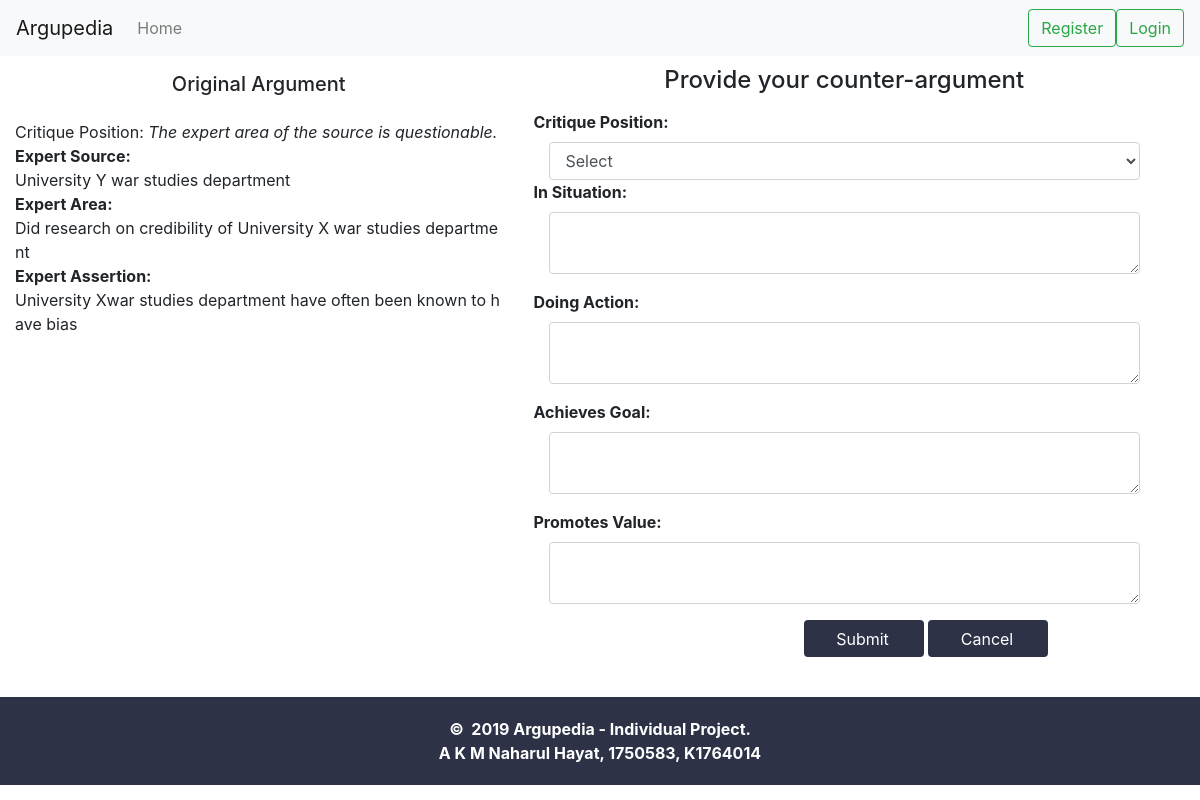
The page /posts/counter/1/8/ on the database its author committed.
### argupedia/models.py (models this page shows, shortened)
class Entry(MPTTModel):
    user = models.ForeignKey(User, on_delete=models.CASCADE, related_name="author")
    parent = TreeForeignKey("self", null=True, blank=True, on_delete=models.CASCADE, related_name="children")
    content = models.TextField(max_length=4000, default="", help_text="")
    content_formatted = models.TextField(default="")
    title = models.TextField(max_length=100, default="", help_text="", blank=True)
    upvotes = models.ManyToManyField(User, blank=True, related_name="upvotes")
    downvotes = models.ManyToManyField(User, blank=True, related_name="downvotes")
    created_date = models.DateTimeField(default=timezone.now)
    modified_date = models.DateTimeField(blank=True, null=True)
    scheme_used = models.ForeignKey(Scheme, on_delete=models.CASCADE, related_name="scheme_used")
    critical_question = models.ForeignKey(CriticalQuestion, null=True, blank=True, on_delete=models.CASCADE, related_name="critical_question")
    class MPTTMeta:
        order_insertion_by = ["-created_date"]
    class Meta:
        verbose_name_plural = "Entries"
    def parent_formatted(self):
        """
        Formats parent node into a hyperlink
        """
        if not self.parent:
            return "-"
        url = reverse("admin:app_entry_change", args=(self.parent.pk,))
        return format_html('<a href="{}">#{}</a>', url, self.parent.pk)
    def user_formatted(self):
        """
        Formats author into a hyperlink
        """
        url = reverse("admin:app_user_change", args=(self.user.pk,))
        return format_html('<a href="{}">{}</a>', url, self.user.username)
    parent_formatted.short_description = "Parent entry"
    user_formatted.short_description = "User"

class SchemeStructure(models.Model):
    ORDERING = [('1', '1'),('2', '2'),('3', '3'),('4', '4'),('5', '5'),('6', '6'),('7', '7'),('8', '8'),]
    scheme = models.ForeignKey(Scheme, on_delete=models.CASCADE, related_name="scheme")
    section_title = models.CharField(max_length=100)
    ordering = models.CharField(max_length=50,choices=ORDERING)
    section_description = models.CharField(max_length=100, blank=True)

### argupedia/views.py (the view, shortened to what this page needs)
# urls.py: path("posts/counter/<str:pk_scheme>/<int:pk_post>/", CounterPost.as_view(), name="counter-post-view"),
class CounterPost(View):
    def get(self, request, pk_scheme, pk_post):
        argumentation_scheme = SchemeStructure.objects.filter(scheme=pk_scheme).order_by('ordering')
        attacking = Entry.objects.get(pk=pk_post)
        criticalQuestions = CriticalQuestion.objects.filter(related_scheme=attacking.scheme_used.id)
        return render(request, "counter_post.html", {"scheme_structure": argumentation_scheme, "scheme_id": pk_scheme, "entry": Entry.objects.get(pk=pk_post), "critiques": criticalQuestions})

### argupedia/templates/counter_post.html (shortened to what this page needs)
{% extends 'base.html' %}
{% block content %}
    <div class="container-fluid">
        <div class="row">
            <div class="col-md-5 centered" style=" padding-bottom : 40px">
                <div class="row justify-content-center my-3">
                    <h5>Original Argument</h5>
                </div>
                <div class="row justify-content-center my-3">
                    {{ entry.content_formatted|safe }}
                </div>
            </div>
            <div class="col-md-7 centered" style="padding-bottom : 40px">
                <div class="form-area">
                    <form action="{% url 'counter-post-view' pk_scheme=scheme_id pk_post=entry.id %}" method="post">
                        <div class="container center_div pl-3">
                            <h4 style="margin-bottom: 15px; margin-top: 10px;text-align: center;">Provide your counter-argument</h4>
                            <label for="text"><strong>Critique Position:</strong></label>
                            <div class="col-md-12">
                                <select class="form-control" id="critique" name="critique" required>
                                    <option value="">Select</option>
                                </select>
                            </div>
                            {% for structure in scheme_structure %}
                                <div class="form-group">
                                    <label for="text"><strong>{{ structure.section_title }}:</strong></label>
                                    <div class="col-md-12">
                                        <textarea class="form-control" name="{{ structure.section_title }}" id="{{ structure.section_title }}" rows="2" placeholder="{{ structure.section_description }}" required></textarea>
                                    </div>
                                </div>
                            {% endfor %}
                            <input type="submit" name="submit" class="btn btn-md active" style="background-color:#2d3246; color :white; width:120px; padding-left:10px;padding-bottom:5px;margin-left:270px;" role="button" aria-pressed="true" value="Submit"/>
                            <a href="{% url 'home' %}" class="btn btn-md active" style="background-color:#2d3246; color :white; width:120px; padding-left:10px;padding-bottom:5px;">Cancel</a>
                        </div>
                    </form>
                </div>
            </div>
        </div>
    </div>
{% endblock %}

### templates/base.html (shortened to what this page needs)
{% load humanize %}
{% load static %}
<!doctype html>
<html lang="en">
<head>
    <link rel="stylesheet" href="https://stackpath.bootstrapcdn.com/bootstrap/4.3.1/css/bootstrap.min.css">
    <link rel="stylesheet" href="{% static "/argupedia/styles.css" %}" />
</head>
<body>
<div id="app">
    {% include 'components/navbar.html' %}
    <div class="container-fluid">
        {% block content %}
        {% endblock %}
    </div>
</div>
</body>
{% include 'components/footer.html' %}
</html>

### templates/components/navbar.html (shortened to what this page needs)
<nav class="navbar navbar-expand-lg navbar-light bg-light">
    <a class="navbar-brand" href="{% url 'home' %}">Argupedia</a>
    <div class="collapse navbar-collapse" id="navbarTogglerDemo03">
        <ul class="navbar-nav mr-auto mt-2 mt-lg-0">
            <li class="nav-item">
                <a class="nav-link" href="{% url 'home' %}">Home <span class="sr-only">(current)</span></a>
            </li>
        </ul>
        {% if user.is_authenticated %}
            <ul class="inline my-2 my-lg-0" style="list-style-type: none;">
            <li class="nav-item dropdown ml-auto">
                <a class="nav-link dropdown-toggle" href="#" id="navbarDropdownMenuLink" data-toggle="dropdown" aria-haspopup="true" aria-expanded="false">{{ user.username }}</a>
                <div class="dropdown-menu dropdown-menu-right" aria-labelledby="navbarDropdownMenuLink">
                    <a class="dropdown-item" href="{% url 'logout' %}">Log out</a>
                </div>
            </li>
            </ul>
        {% else %}
            <form class="form-inline my-2 my-lg-0">
                <a href="{% url 'signup' %}" class="btn btn-outline-success my-2 my-sm-0">Register</a>
                <a href="{% url 'login' %}" class="btn btn-outline-success my-2 my-sm-0">Login</a>
            </form>
         {% endif %}
    </div>
</nav>

### templates/components/footer.html
<footer class="section footer-classic context-dark bg-image" style="background: #2d3246; padding-top:20px; padding-bottom:20px; color: white;">
    <div class="container">
        <div class="row justify-content-center">
            <strong class="rights"><span>©  </span><span class="copyright-year">2019</span><span> </span><span>Argupedia - Individual Project</span>.</strong>
        </div>
        <div class="row justify-content-center">
            <strong></span><span>A K M Naharul Hayat, 1750583, K1764014</span></strong>
        </div>
    </div>
</footer>

### argupedia/static/argupedia/styles.css (style rules this page uses)
p { display: block; word-break: break-all; word-wrap: break-word; width: 800px; }

### rows shown on the page
Entry: content_formatted "Critique Position: The expert area of the source is questionable. Expert Source: University Y war studies department Expert Area: Did research on credibility of University X war studies department Expert Assertion: University Xwar studies department have often been known to have bias"
SchemeStructure: section_title "In Situation"
SchemeStructure: section_title "Doing Action"
SchemeStructure: section_title "Achieves Goal"
SchemeStructure: section_title "Promotes Value"
